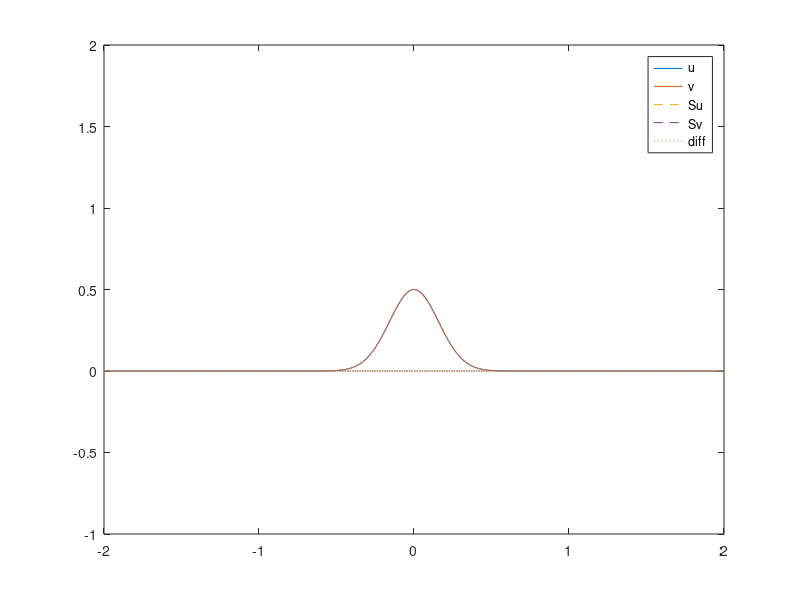

MATLAB code for this plot: (Note: this script raises an error after producing the figure.)
clc 
clear 
close all

f = figure;
T = 5;
dx = 0.001;
x = -2:dx:2;
Nx = length(x);

u0 = @(x) 0.5*exp(-20*x.^2);
fb = @(u) 0.5*u.*u;
fv = @(v) (2/3)*v.^(3/2);

U = u0(x);
V = u0(x).^2;
dt = dx;%/max(abs(uL),abs(uR));
Nt = floor(T/dt);
lambda = dt/dx;

I = 1:Nx;
L = I - 1;
R = I + 1;
L(1) = 1;
R(end) = Nx - 1;

Su = zeros(Nx,1);
Sv = zeros(Nx,1);

p = plot(x,U,x,sqrt(V),x,Su,"--",x,Sv,"--",x, Sv - Su, ":");
xlim([-2,2]);
ylim([-1,2]);
legend("u","v","Su","Sv","diff")

n = 0;
%gudonov
while n < Nt
    n = n+1;
    U(I) = U(I) - lambda*(F(U(I),U(R),fb) - F(U(L),U(I),fb));
    V(I) =  V(I) - lambda*(F(V(I),V(R),fv) - F(V(L),V(I),fv));
    Su = 0.5*(U(R) + U(I));
    Sv = (2/3)*(V(R).^3 + V(I).^3)./(V(R) - V(I));
    p(1).YData = U;
    p(2).YData = sqrt(V);
    p(3).YData = Su;
    p(4).YData = Sv;
    p(5).YData = Sv - Su;
    drawnow;
end

function flux = F(U1,U2,f)
    flux = max(f(U1),f(U2)).*(U1 >= U2) + f(U2).*(U1 <= U2 & U2 < 0) + f(U1).*(U1 < U2 & U1 > 0);  
end